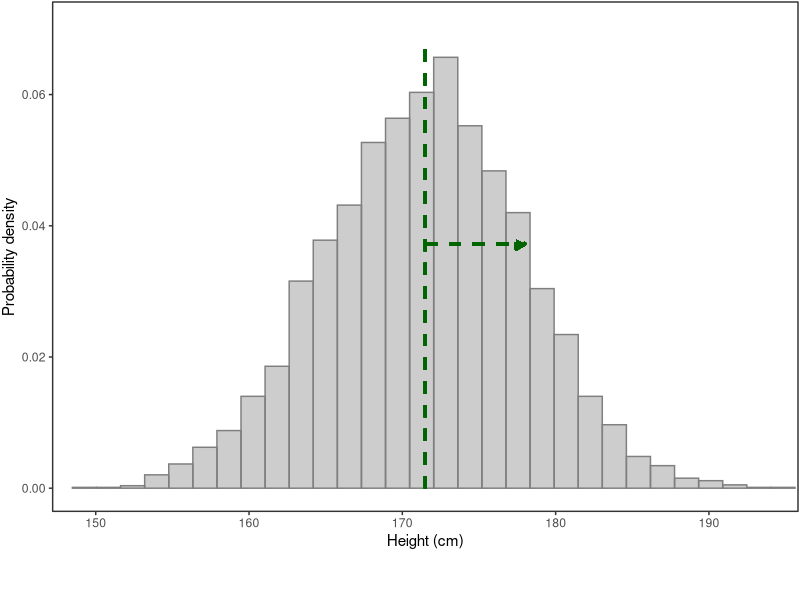
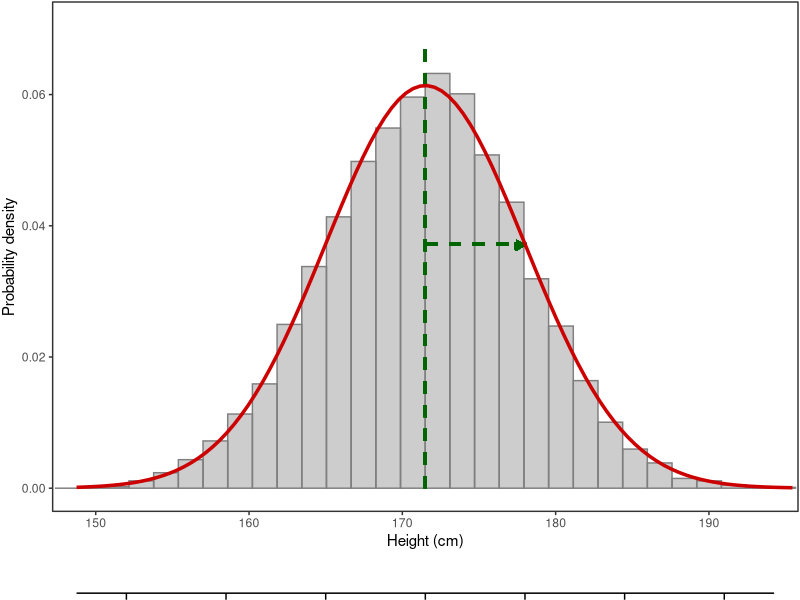
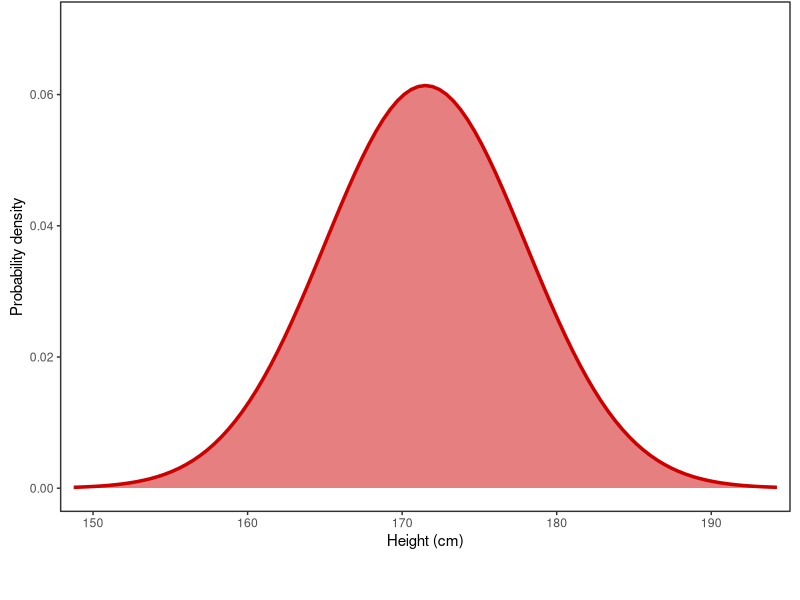
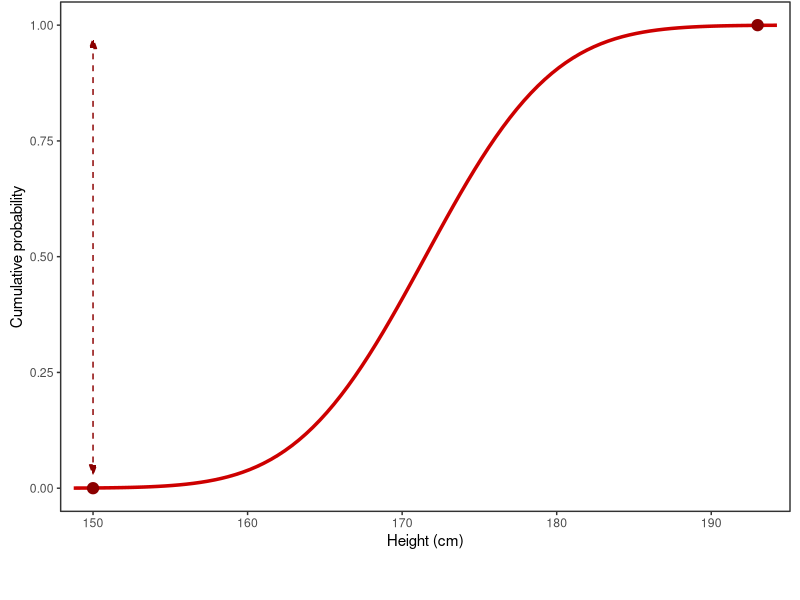
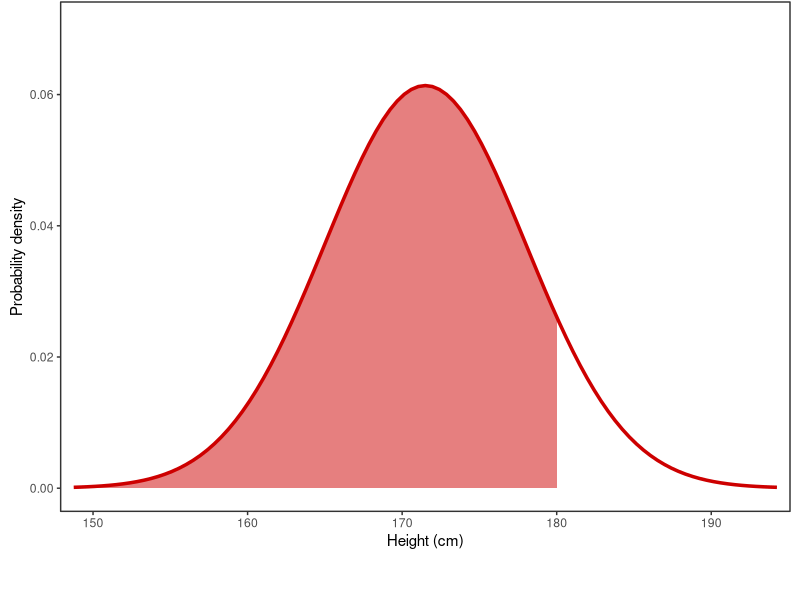
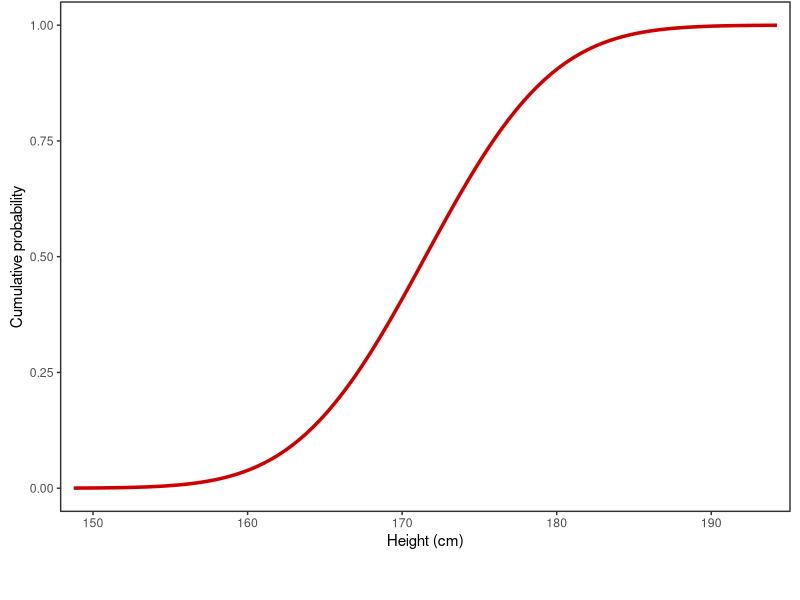
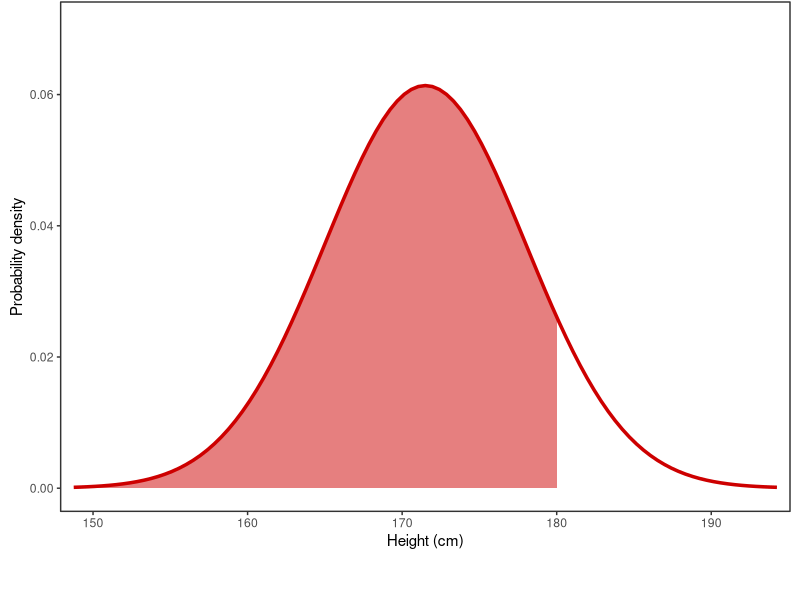
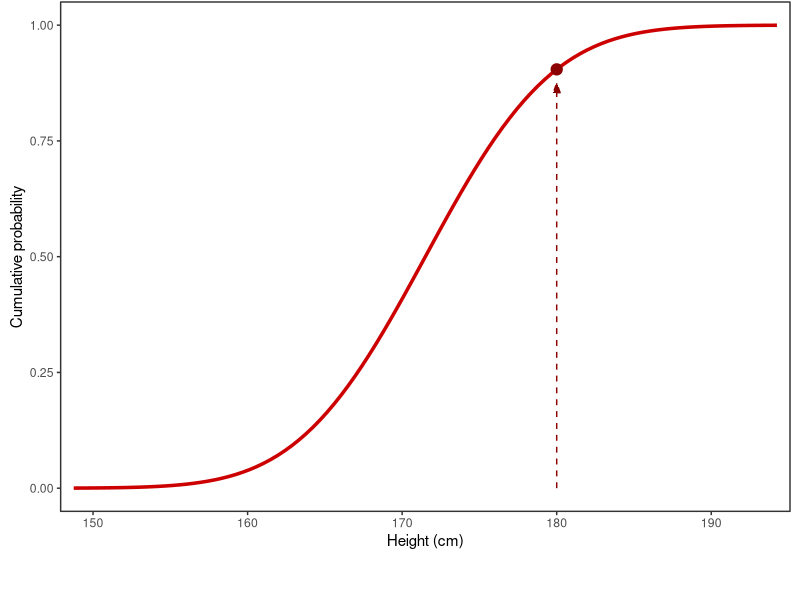

These figures' R source, in order:
## ---- chunk 1
knitr::opts_chunk$set(echo = FALSE, warning = FALSE, message = FALSE, cache = TRUE)
## knitr::opts_knit$set(global.device = TRUE)
library(viridis)
library(tidyverse)
library(kableExtra)
options("kableExtra.html.bsTable" = TRUE)

## ---- chunk 2
## Sample of heights of `mheight_nsamp` adult men in the UK
set.seed(2446193)
mheight_nsamp <- 5000
mheight_mean <- 171.5  # 171.5cm
mheight_sd <- 6.5  # 6.5cm
mheight_sample <- rnorm(mheight_nsamp, mheight_mean, mheight_sd)
## ---- chunk 3

p1 <- ggplot(data.frame(height = mheight_sample), aes(height)) +
  theme_bw() +
  theme(panel.grid = element_blank()) +
  geom_histogram(aes(y = ..density..), color = "grey50", alpha = 0.3) +
  geom_segment(x = mheight_mean, xend = mheight_mean,
               y = 0, yend = 1.1 * dnorm(0) / mheight_sd,
               size = 1.0, color = "darkgreen", linetype = "dashed") +
  geom_segment(x = mheight_mean,
               xend = mheight_mean + mheight_sd,
               y = dnorm(1) / mheight_sd,
               yend = dnorm(1) / mheight_sd,
               size = 1.0, color = "darkgreen", linetype = "dashed",
               arrow = arrow(length = unit(0.1, "inches"), type = "closed")) +
  xlab("Height (cm)") +
  ylab("Probability density") +
  coord_cartesian(ylim = c(0, 1.15 * dnorm(0) / mheight_sd),
                  xlim = mheight_mean + c(-1,1) * 3.4 * mheight_sd,
                  clip = "off") +
  theme(plot.margin = margin(0.1, 0.1, 2.5, 0.1, "lines"))
p1
## ---- chunk 4

xaxis_snd <- list(
  annotate("segment",
           x = mheight_mean - mheight_sd * 3.5,
           xend = mheight_mean + mheight_sd * 3.5,
           y = -0.016,
           yend = -0.016),
  annotate("segment",
           x = mheight_mean + -3:3 * mheight_sd,
           xend = mheight_mean + -3:3 * mheight_sd,
           y = -0.016,
           yend = -0.017),
  annotate("text",
           x = mheight_mean + -3:3*mheight_sd,
           y = -0.02, 
           label = c("mu-3*sigma", "mu-2*sigma", "mu-sigma", "mu",
                     "mu+sigma", "mu+2*sigma", "mu+3*sigma"),
           parse = TRUE, size = 3.5)
)

p2 <- p1 + stat_function(fun = dnorm,
                         args = list(mean = mheight_mean, sd = mheight_sd),
                         color = "red3", size = 1.2) +
  xaxis_snd

p2
## ---- chunk 5

xlim <- mheight_mean + c(-1, 1) * 3.3 * mheight_sd

p3dens <- ggplot(data.frame(height = xlim), aes(height)) +
  theme_bw() +
  theme(panel.grid = element_blank()) +
  xlab("Height (cm)") +
  ylab("Probability density") +
  coord_cartesian(ylim = c(0, 1.15 * dnorm(0) / mheight_sd),
                  xlim = xlim,
                  clip = "off") +
  theme(plot.margin = margin(0.1, 0.5, 2.5, 0.5, "lines")) +
  stat_function(fun = dnorm,
                args = list(mean = mheight_mean, sd = mheight_sd),
                color = "red3", size = 1.2) +
    annotate("segment",
           x = mheight_mean - mheight_sd * 3.5,
           xend = mheight_mean + mheight_sd * 3.5,
           y = -0.016 * 1.4,
           yend = -0.016 * 1.4) +
  annotate("segment",
           x = mheight_mean + -3:3 * mheight_sd,
           xend = mheight_mean + -3:3 * mheight_sd,
           y = -0.016 * 1.4,
           yend = -0.017 * 1.4) +
  annotate("text",
           x = mheight_mean + -3:3*mheight_sd,
           y = -0.02 * 1.4, 
           label = c("mu-3*sigma", "mu-2*sigma", "mu-sigma", "mu",
                     "mu+sigma", "mu+2*sigma", "mu+3*sigma"),
           parse = TRUE, size = 3.5)


p3dist <- ggplot(data.frame(height = xlim), aes(height)) +
  theme_bw() +
  theme(panel.grid = element_blank()) +
  xlab("Height (cm)") +
  ylab("Cumulative probability") +
  coord_cartesian(ylim = c(0, 1),
                  xlim = xlim,
                  clip = "off") +
  theme(plot.margin = margin(0.1, 0.5, 2.5, 0.5, "lines")) +
  stat_function(fun = pnorm,
                args = list(mean = mheight_mean, sd = mheight_sd),
                color = "red3", size = 1.2) +
  annotate("segment",
           x = mheight_mean - mheight_sd * 3.5,
           xend = mheight_mean + mheight_sd * 3.5,
           y = -0.20 *1.5,
           yend = -0.2*1.5) +
  annotate("segment",
           x = mheight_mean + -3:3 * mheight_sd,
           xend = mheight_mean + -3:3 * mheight_sd,
           y = -0.2*1.5,
           yend = -0.22 *1.5) +
  annotate("text",
           x = mheight_mean + -3:3*mheight_sd,
           y = -0.3 * 1.5, 
           label = c("mu-3*sigma", "mu-2*sigma", "mu-sigma", "mu",
                     "mu+sigma", "mu+2*sigma", "mu+3*sigma"),
           parse = TRUE, size = 3.5)
## ---- chunk 6

p3dens +
  stat_function(fun = dnorm,
                xlim = xlim,
                args = list(mean = mheight_mean, sd = mheight_sd),
                geom = "area",
                fill = "red3", alpha = 0.5)

p3dist +
  annotate("point", x = 150, y = 0, color = "darkred", size = 3.5) +
  annotate("point", x = 193, y = 1, color = "darkred", size = 3.5) +
  annotate("segment",
           x = 150, xend = 150,
           y = 0 + 0.03, yend = 1 - 0.03,
           arrow = arrow(length = unit(0.1, "inches"), angle = 20,
                         type = "closed", ends = "both"),
           linetype = "dashed", color = "darkred")
## ---- chunk 7

x1 <- 150;
x2 <- 180
y1 <- pnorm(x1, mheight_mean, mheight_sd)
y2 <- pnorm(x2, mheight_mean, mheight_sd)

p3dens +
  stat_function(fun = dnorm,
                xlim = c(x1, x2),
                args = list(mean = mheight_mean, sd = mheight_sd),
                geom = "area",
                fill = "red3", alpha = 0.5)

p3dist 
## ---- chunk 8

x1 <- 150;
x2 <- 180
y1 <- pnorm(x1, mheight_mean, mheight_sd)
y2 <- pnorm(x2, mheight_mean, mheight_sd)

p3dens +
  stat_function(fun = dnorm,
                xlim = c(x1, x2),
                args = list(mean = mheight_mean, sd = mheight_sd),
                geom = "area",
                fill = "red3", alpha = 0.5)

p3dist +
  annotate("point", x = x2, y = y2, color = "darkred", size = 3.5) +
  annotate("segment", x = x2, xend = x2, y = 0, yend = y2 -0.03,
           arrow = arrow(length = unit(0.1, "inches"), angle = 20, type = "closed"),
           linetype = "dashed", color = "darkred")
## ---- chunk 9

x1 <- 150;
x2 <- 180
y1 <- pnorm(x1, mheight_mean, mheight_sd)
y2 <- pnorm(x2, mheight_mean, mheight_sd)

p3dens +
  stat_function(fun = dnorm,
                xlim = c(x1, x2),
                args = list(mean = mheight_mean, sd = mheight_sd),
                geom = "area",
                fill = "red3", alpha = 0.5)

p3dist +
  annotate("point", x = x2, y = y2, color = "darkred", size = 3.5) +
  annotate("segment", x = x2, xend = x2, y = 0, yend = y2 -0.03,
           arrow = arrow(length = unit(0.1, "inches"), angle = 20, type = "closed"),
           linetype = "dashed", color = "darkred") +
  annotate("segment", x = x2, xend = 148, y = y2, yend = y2,
           arrow = arrow(length = unit(0.1, "inches"), angle = 20, type = "closed"),
           linetype = "dashed", color = "darkred")
## ---- chunk 10

x1 <- 150;
x2 <- 180
y1 <- pnorm(x1, mheight_mean, mheight_sd)
y2 <- pnorm(x2, mheight_mean, mheight_sd)

p3dens +
  stat_function(fun = dnorm,
                xlim = c(x1, x2),
                args = list(mean = mheight_mean, sd = mheight_sd),
                geom = "area",
                fill = "red3", alpha = 0.5)

p3dist +
  annotate("point", x = x2, y = y2, color = "darkred", size = 3.5) +
  annotate("segment", x = x2, xend = x2, y = 0, yend = y2 -0.03,
           arrow = arrow(length = unit(0.1, "inches"), angle = 20, type = "closed"),
           linetype = "dashed", color = "darkred") +
  annotate("segment", x = x2, xend = 148, y = y2, yend = y2,
           arrow = arrow(length = unit(0.1, "inches"), angle = 20, type = "closed"),
           linetype = "dashed", color = "darkred")
## ---- chunk 11

x1 <- 169;
x2 <- 193
y1 <- pnorm(x1, mheight_mean, mheight_sd)
y2 <- pnorm(x2, mheight_mean, mheight_sd)

p3dens +
  stat_function(fun = dnorm,
                xlim = c(x1, x2),
                args = list(mean = mheight_mean, sd = mheight_sd),
                geom = "area",
                fill = "red3", alpha = 0.5)

p3dist +
  annotate("point", x = x1, y = y1, color = "darkred", size = 3.5) +
  annotate("segment", x = x1, xend = x1, y = 0, yend = y1 -0.03,
           arrow = arrow(length = unit(0.1, "inches"), angle = 20, type = "closed"),
           linetype = "dashed", color = "darkred") +
  annotate("segment", x = x1, xend = 148, y = y1, yend = y1,
           arrow = arrow(length = unit(0.1, "inches"), angle = 20, type = "closed"),
           linetype = "dashed", color = "darkred") +
  annotate("segment",
           x = 148.5, xend = 148.5,
           y = y1 + 0.03, yend = 1.0,
           arrow = arrow(length = unit(0.1, "inches"), angle = 20,
                         type = "closed", ends = "both"),
           linetype = "dashed", color = "darkred")
## ---- chunk 12

x1 <- 165;
x2 <- 175
y1 <- pnorm(x1, mheight_mean, mheight_sd)
y2 <- pnorm(x2, mheight_mean, mheight_sd)

p3dens +
  stat_function(fun = dnorm,
                xlim = c(x1, x2),
                args = list(mean = mheight_mean, sd = mheight_sd),
                geom = "area",
                fill = "red3", alpha = 0.5)

p3dist +
  annotate("point", x = x1, y = y1, color = "darkred", size = 3.5) +
  annotate("point", x = x2, y = y2, color = "darkred", size = 3.5) +
  annotate("segment", x = x1, xend = x1, y = 0, yend = y1 -0.03,
           arrow = arrow(length = unit(0.1, "inches"), angle = 20, type = "closed"),
           linetype = "dashed", color = "darkred") +
  annotate("segment", x = x1, xend = 148, y = y1, yend = y1,
           arrow = arrow(length = unit(0.1, "inches"), angle = 20, type = "closed"),
           linetype = "dashed", color = "darkred") +
  annotate("segment", x = x2, xend = x2, y = 0, yend = y2 -0.03,
           arrow = arrow(length = unit(0.1, "inches"), angle = 20, type = "closed"),
           linetype = "dashed", color = "darkred") +
  annotate("segment", x = x2, xend = 148, y = y2, yend = y2,
           arrow = arrow(length = unit(0.1, "inches"), angle = 20, type = "closed"),
           linetype = "dashed", color = "darkred") +
  annotate("segment",
           x = 148.5, xend = 148.5,
           y = y1 + 0.03, yend = y2 - 0.03,
           arrow = arrow(length = unit(0.1, "inches"), angle = 20,
                         type = "closed", ends = "both"),
           linetype = "dashed", color = "darkred")
## ---- chunk 13

y1 <- 0.25 
y2 <- 0.75 
x1 <- qnorm(0.25, mheight_mean, mheight_sd)
x2 <- qnorm(0.75, mheight_mean, mheight_sd)

p3dens +
  annotate("point", x = x2, y = 0, color = "darkred", size = 3.5)

p3dist +
  annotate("point", x = x2, y = y2, color = "darkred", size = 3.5) +
  annotate("segment", x = x2, xend = x2, y = 0, yend = y2 -0.03,
           arrow = arrow(length = unit(0.1, "inches"), angle = 20, type = "closed", ends = "first"),
           linetype = "dashed", color = "darkred") +
  annotate("segment", x = x2, xend = 148, y = y2, yend = y2,
           arrow = arrow(length = unit(0.1, "inches"), angle = 20, type = "closed", ends = "first"),
           linetype = "dashed", color = "darkred")
## ---- chunk 14

y1 <- 0.25 
y2 <- 0.75 
x1 <- qnorm(0.25, mheight_mean, mheight_sd)
x2 <- qnorm(0.75, mheight_mean, mheight_sd)

p3dens +
  annotate("point", x = x2, y = 0, color = "darkred", size = 3.5) +
  annotate("point", x = x1, y = 0, color = "darkred", size = 3.5)

p3dist +
  annotate("point", x = x1, y = y1, color = "darkred", size = 3.5) +
  annotate("point", x = x2, y = y2, color = "darkred", size = 3.5) +
  annotate("segment", x = x1, xend = x1, y = 0, yend = y1 -0.03,
           arrow = arrow(length = unit(0.1, "inches"), angle = 20, type = "closed", ends = "first"),
           linetype = "dashed", color = "darkred") +
  annotate("segment", x = x1, xend = 148, y = y1, yend = y1,
           arrow = arrow(length = unit(0.1, "inches"), angle = 20, type = "closed", ends = "first"),
           linetype = "dashed", color = "darkred") +
  annotate("segment", x = x2, xend = x2, y = 0, yend = y2 -0.03,
           arrow = arrow(length = unit(0.1, "inches"), angle = 20, type = "closed", ends = "first"),
           linetype = "dashed", color = "darkred") +
  annotate("segment", x = x2, xend = 148, y = y2, yend = y2,
           arrow = arrow(length = unit(0.1, "inches"), angle = 20, type = "closed", ends = "first"),
           linetype = "dashed", color = "darkred")

## ---- chunk 15

y1 <- 0.25 
y2 <- 0.75 
x1 <- qnorm(0.25, mheight_mean, mheight_sd)
x2 <- qnorm(0.75, mheight_mean, mheight_sd)

p3dens +
  stat_function(fun = dnorm,
                xlim = c(x1, x2),
                args = list(mean = mheight_mean, sd = mheight_sd),
                geom = "area",
                fill = "red3", alpha = 0.5) +
  annotate("point", x = x2, y = 0, color = "darkred", size = 3.5) +
  annotate("point", x = x1, y = 0, color = "darkred", size = 3.5) +
  annotate("segment", x = x1+1, xend = x2-1, y = 0.0005, yend = 0.0005,
           color = "darkred", linetype = "dashed",
           arrow = arrow(length = unit(0.1, "inches"), angle = 20,
                         type = "closed", ends = "both"))


p3dist +
  annotate("point", x = x1, y = y1, color = "darkred", size = 3.5) +
  annotate("point", x = x2, y = y2, color = "darkred", size = 3.5) +
  annotate("segment", x = x1, xend = x1, y = 0, yend = y1 -0.03,
           arrow = arrow(length = unit(0.1, "inches"), angle = 20, type = "closed", ends = "first"),
           linetype = "dashed", color = "darkred") +
  annotate("segment", x = x1, xend = 148, y = y1, yend = y1,
           arrow = arrow(length = unit(0.1, "inches"), angle = 20, type = "closed", ends = "first"),
           linetype = "dashed", color = "darkred") +
  annotate("segment", x = x2, xend = x2, y = 0, yend = y2 -0.03,
           arrow = arrow(length = unit(0.1, "inches"), angle = 20, type = "closed", ends = "first"),
           linetype = "dashed", color = "darkred") +
  annotate("segment", x = x2, xend = 148, y = y2, yend = y2,
           arrow = arrow(length = unit(0.1, "inches"), angle = 20, type = "closed", ends = "first"),
           linetype = "dashed", color = "darkred") +
  annotate("segment", x = x1+1, xend = x2-1, y = 0.0005, yend = 0.0005,
           color = "darkred", linetype = "dashed",
           arrow = arrow(length = unit(0.1, "inches"), angle = 20,
                         type = "closed", ends = "both"))
## ---- chunk 16

y1 <- 0.025 
y2 <- 0.975 
x1 <- qnorm(y1, mheight_mean, mheight_sd)
x2 <- qnorm(y2, mheight_mean, mheight_sd)

p3dens +
  stat_function(fun = dnorm,
                xlim = c(xlim[1], x1),
                args = list(mean = mheight_mean, sd = mheight_sd),
                geom = "area",
                fill = "red3", alpha = 0.5) +
  stat_function(fun = dnorm,
                xlim = c(x2, xlim[2]),
                args = list(mean = mheight_mean, sd = mheight_sd),
                geom = "area",
                fill = "red3", alpha = 0.5) +
  annotate("point", x = x2, y = 0, color = "darkred", size = 3.5) +
  annotate("point", x = x1, y = 0, color = "darkred", size = 3.5)

p3dist +
  annotate("point", x = x1, y = y1, color = "darkred", size = 3.5) +
  annotate("point", x = x2, y = y2, color = "darkred", size = 3.5) +
  annotate("segment", x = x1, xend = x1, y = 0, yend = y1 -0.03,
           arrow = arrow(length = unit(0.1, "inches"), angle = 20, type = "closed", ends = "first"),
           linetype = "dashed", color = "darkred") +
  annotate("segment", x = x1, xend = 148, y = y1, yend = y1,
           arrow = arrow(length = unit(0.1, "inches"), angle = 20, type = "closed", ends = "first"),
           linetype = "dashed", color = "darkred") +
  annotate("segment", x = x2, xend = x2, y = 0, yend = y2 -0.03,
           arrow = arrow(length = unit(0.1, "inches"), angle = 20, type = "closed", ends = "first"),
           linetype = "dashed", color = "darkred") +
  annotate("segment", x = x2, xend = 148, y = y2, yend = y2,
           arrow = arrow(length = unit(0.1, "inches"), angle = 20, type = "closed", ends = "first"),
           linetype = "dashed", color = "darkred") +
  annotate("segment", x = x2, xend = 195, y = 0.0005, yend = 0.0005,
           color = "darkred", linetype = "dashed",
           arrow = arrow(length = unit(0.1, "inches"), angle = 20,
                         type = "closed", ends = "both")) +
  annotate("segment", x = x1, xend = 149, y = 0.0005, yend = 0.0005,
           color = "darkred", linetype = "dashed",
           arrow = arrow(length = unit(0.1, "inches"), angle = 20,
                         type = "closed", ends = "both"))
## ---- chunk 17
p3dens

xlim <- c(-1, 1) * 3.3

ggplot(data.frame(z = xlim), aes(z)) +
  theme_bw() +
  theme(panel.grid = element_blank()) +
  xlab("z") +
  ylab("Probability density") +
  coord_cartesian(ylim = c(0, 1.15 * dnorm(0)),
                  xlim = xlim,
                  clip = "off") +
  scale_x_continuous(breaks = -3:3) +
  theme(plot.margin = margin(0.1, 0.5, 2.5, 0.5, "lines")) +
  stat_function(fun = dnorm, color = "red3", size = 1.2)
## ---- chunk 18
xlim <- c(-1, 1) * 3.3

ggplot(data.frame(z = xlim), aes(z)) +
  theme_bw() +
  theme(panel.grid = element_blank()) +
  xlab("z") +
  ylab("Probability density") +
  coord_cartesian(ylim = c(0, 1.15 * dnorm(0)),
                  xlim = xlim,
                  clip = "off") +
  scale_x_continuous(breaks = -3:3) +
  theme(plot.margin = margin(0.1, 0.5, 2.5, 0.5, "lines")) +
  stat_function(fun = dnorm, color = "red3", size = 1.2) +
  stat_function(fun = dnorm,
                xlim = qnorm(0.95) * c(-1, 1),
                geom = "area",
                fill = "red3", alpha = 0.2) +
    stat_function(fun = dnorm,
                xlim = qnorm(0.975) * c(-1, 1),
                geom = "area",
                fill = "red3", alpha = 0.3)
## ---- chunk 19
set.seed(3008293)
x <- rnorm(100, mheight_mean, mheight_sd)
## ---- chunk 20
ggplot(data.frame(height = x), aes(x = height)) +
  geom_histogram() +
  xlab("Height (cm)") +
  theme_bw()
## ---- chunk 21
set.seed(29610)
n <- 100; mu <- 171.5 ; sigma <- 6.5; nsim <- 50
x <- matrix(rnorm(n * nsim, mu, sigma), nrow = nsim)

df <- data.frame(sample_mean = rowMeans(x),
                 sample_se   = apply(x, 1, sd) / sqrt(n)) %>%
  mutate(ci_l = sample_mean - qnorm(0.975) * sample_se,
         ci_u = sample_mean + qnorm(0.975) * sample_se,
         ci_covers = ci_l < mu & ci_u > mu,
         z = (sample_mean - mu) / sample_se,
         sample_id = row_number())

df %>%
  mutate(ci_covers = as.factor(ci_covers)) %>%
  filter(sample_id %in% 1) %>%
  ggplot(aes(sample_id, y = sample_mean, ymin = ci_l, ymax = ci_u,
               color = ci_covers)) +
  geom_pointrange(fatten = 1, show.legend = FALSE) +
  geom_hline(yintercept = mu, linetype = "dashed") +
  theme_bw() +
  scale_color_brewer(palette = "Set1", drop = FALSE) +
  ylim(168, 175) +
  xlim(1, 50)
## ---- chunk 22

df %>%
  mutate(ci_covers = as.factor(ci_covers)) %>%
  filter(sample_id %in% 1:2) %>%
  ggplot(aes(sample_id, y = sample_mean, ymin = ci_l, ymax = ci_u,
             color = ci_covers)) +
  geom_pointrange(fatten = 1, show.legend = FALSE) +
  geom_hline(yintercept = mu, linetype = "dashed") +
  theme_bw() + scale_color_brewer(palette = "Set1", drop = FALSE) +
  ylim(168, 175) +
  xlim(1, 50)
## ---- chunk 23
set.seed(29610)
n <- 100; mu <- 171.5 ; sigma <- 6.5; nsim <- 50
x <- matrix(rnorm(n * nsim, mu, sigma), nrow = nsim)

df <- data.frame(sample_mean = rowMeans(x),
                 sample_se   = apply(x, 1, sd) / sqrt(n)) %>%
  mutate(ci_l = sample_mean - qnorm(0.975) * sample_se,
         ci_u = sample_mean + qnorm(0.975) * sample_se,
         ci_covers = ci_l < mu & ci_u > mu,
         z = (sample_mean - mu) / sample_se,
         sample_id = row_number())

ggplot(df, aes(sample_id, y = sample_mean, ymin = ci_l, ymax = ci_u,
               color = ci_covers)) +
  geom_pointrange(fatten = 1, show.legend = FALSE) +
  geom_hline(yintercept = mu, linetype = "dashed") +
  theme_bw() + scale_color_brewer(palette = "Set1") +
  ylim(168, 175) +
  xlim(1, 50)
## ---- chunk 24
set.seed(7209308)
## ---- chunk 25
n <- 100; mu <- 171.5 ; sigma <- 6.5; nsim <- 10000
x <- matrix(rnorm(n * nsim, mu, sigma), nrow = nsim)

df <- data.frame(sample_mean = rowMeans(x),
                 sample_se   = apply(x, 1, sd) / sqrt(n)) %>%
  mutate(ci_l = sample_mean - qnorm(0.975) * sample_se,
         ci_u = sample_mean + qnorm(0.975) * sample_se,
         ci_covers = ci_l < mu & ci_u > mu,
         z = (sample_mean - mu) / sample_se)
## ---- chunk 26
df <- df %>%
  arrange(sample_mean) %>%
  mutate(sample_id = row_number())

ggplot(df, aes(sample_id, y = sample_mean, ymin = ci_l, ymax = ci_u,
               color = ci_covers)) +
  geom_pointrange(fatten = 1, alpha = 0.5) +
  geom_hline(yintercept = mu, linetype = "dashed") +
  theme_bw() + scale_color_brewer(palette = "Set1") +
  ggtitle(paste("n =", n)) +
  ylim(155, 190)
  
ggplot(df, aes(z)) + theme_bw() +
  geom_histogram(aes(y=..density..), color = "grey50", alpha = 0.3, bins = 100) +
  stat_function(fun = dnorm, color = "red3", size = 1.2) +
  xlim(-4, 4) +
  ggtitle(paste("n =", n))
## ---- chunk 27
n <- 10; mu <- 171.5 ; sigma <- 6.5; nsim <- 10000
x <- matrix(rnorm(n * nsim, mu, sigma), nrow = nsim)

df <- data.frame(sample_mean = rowMeans(x),
                 sample_se   = apply(x, 1, sd) / sqrt(n)) %>%
  mutate(ci_l = sample_mean - qnorm(0.975) * sample_se,
         ci_u = sample_mean + qnorm(0.975) * sample_se,
         ci_covers = ci_l < mu & ci_u > mu,
         z = (sample_mean - mu) / sample_se)
## ---- chunk 28
df <- df %>%
  arrange(sample_mean) %>%
  mutate(sample_id = row_number())

ggplot(df, aes(sample_id, y = sample_mean, ymin = ci_l, ymax = ci_u,
               color = ci_covers)) +
  geom_pointrange(fatten = 1, alpha = 0.5) +
  geom_hline(yintercept = mu, linetype = "dashed") +
  theme_bw() + scale_color_brewer(palette = "Set1") +
  ggtitle(paste("n =", n)) +
  ylim(155, 190)
  
ggplot(df, aes(z)) + theme_bw() +
  geom_histogram(aes(y=..density..), color = "grey50", alpha = 0.3, bins = 100) +
  stat_function(fun = dnorm, color = "red3", size = 1.2) +
  xlim(-4, 4) +
  ggtitle(paste("n =", n))
          
## ---- chunk 29
n <- 6; mu <- 171.5 ; sigma <- 6.5; nsim <- 10000
x <- matrix(rnorm(n * nsim, mu, sigma), nrow = nsim)

df <- data.frame(sample_mean = rowMeans(x),
                 sample_se   = apply(x, 1, sd) / sqrt(n)) %>%
  mutate(ci_l = sample_mean - qnorm(0.975) * sample_se,
         ci_u = sample_mean + qnorm(0.975) * sample_se,
         ci_covers = ci_l < mu & ci_u > mu,
         z = (sample_mean - mu) / sample_se)
## ---- chunk 30
df <- df %>%
  arrange(sample_mean) %>%
  mutate(sample_id = row_number())

ggplot(df, aes(sample_id, y = sample_mean, ymin = ci_l, ymax = ci_u,
               color = ci_covers)) +
  geom_pointrange(fatten = 1, alpha = 0.5) +
  geom_hline(yintercept = mu, linetype = "dashed") +
  theme_bw() + scale_color_brewer(palette = "Set1") +
  ggtitle(paste("n =", n)) +
  ylim(155, 190)
  
ggplot(df, aes(z)) + theme_bw() +
  geom_histogram(aes(y=..density..), color = "grey50", alpha = 0.3, bins = 100) +
  stat_function(fun = dnorm, color = "red3", size = 1.2) +
  xlim(-4, 4) +
  ggtitle(paste("n =", n))
          
## ---- chunk 31
n <- 6; mu <- 171.5 ; sigma <- 6.5; nsim <- 50000
x <- matrix(rnorm(n * nsim, mu, sigma), nrow = nsim)

df <- data.frame(sample_mean = rowMeans(x),
                 sample_se   = apply(x, 1, sd) / sqrt(n)) %>%
  mutate(ci_l = sample_mean - qnorm(0.975) * sample_se,
         ci_u = sample_mean + qnorm(0.975) * sample_se,
         ci_covers = ci_l < mu & ci_u > mu,
         z = (sample_mean - mu) / sample_se)

p_tdist <- ggplot(df, aes(z)) + theme_bw() +
  geom_histogram(aes(y=..density..), color = "grey50", alpha = 0.2, bins = 100) +
  stat_function(fun = dnorm, color = "red3", size = 1.2) +
  xlim(-4, 4) +
  ggtitle(paste("n =", n))
p_tdist
## ---- chunk 32
p_tdist +
  stat_function(fun = dt, color = "green4", size = 1.2, args = list(df = n-1))
## ---- chunk 33
c(5, 10, 30, 60, 150) %>%
{tibble(
  "t degrees-of-freedom" = c(., "Standard normal"),
  "0.975 quantile" = sprintf("%.3f", c(qt(0.975, .), qnorm(0.975)))
)} %>%
  knitr::kable(align="lc") %>%
  kable_styling(bootstrap_options = "striped", full_width = FALSE)
## ---- chunk 34

ggplot(df, aes(z)) + theme_bw() +
  stat_function(fun = dnorm, color = "red3", size = 1.2) +
  stat_function(fun = dt, color = "green4", size = 1.2, args = list(df = n-1)) +
  xlim(-4, 4) +
  ggtitle(paste0("n =", n, "; ", n-1, " degrees of freedom"))
## ---- chunk 35
df$ci_l_t <- df$sample_mean - qt(0.975, n-1) * df$sample_se
df$ci_u_t <- df$sample_mean + qt(0.975, n-1) * df$sample_se
## ---- chunk 36
df <- df %>%
  arrange(sample_mean) %>%
  mutate(sample_id = row_number(),
         ci_covers_t = ci_l_t < mu & ci_u_t> mu)

ggplot(df, aes(sample_id, y = sample_mean, ymin = ci_l, ymax = ci_u,
               color = ci_covers)) +
  geom_pointrange(fatten = 1, alpha = 0.5) +
  geom_hline(yintercept = mu, linetype = "dashed") +
  theme_bw() + scale_color_brewer(palette = "Set1") +
  labs(title = paste("Normal distribution 95% CIs; n =", n),
       tag = paste("\nmean(ci_covers) =", sprintf("%.3f", mean(df$ci_covers)))) +
  ylim(150, 195) +
  theme(plot.tag.position = "bottom")

ggplot(df, aes(sample_id, y = sample_mean, ymin = ci_l_t, ymax = ci_u_t,
               color = ci_covers)) +
  geom_pointrange(fatten = 1, alpha = 0.5) +
  geom_hline(yintercept = mu, linetype = "dashed") +
  theme_bw() + scale_color_brewer(palette = "Set1") +
  labs(title = paste("t-distribution 95% CIs; n =", n),
       tag = paste("\nmean(ci_covers_t) =", sprintf("%.3f", mean(df$ci_covers_t)))) +
  ylim(150, 195) +
  theme(plot.tag.position = "bottom")
